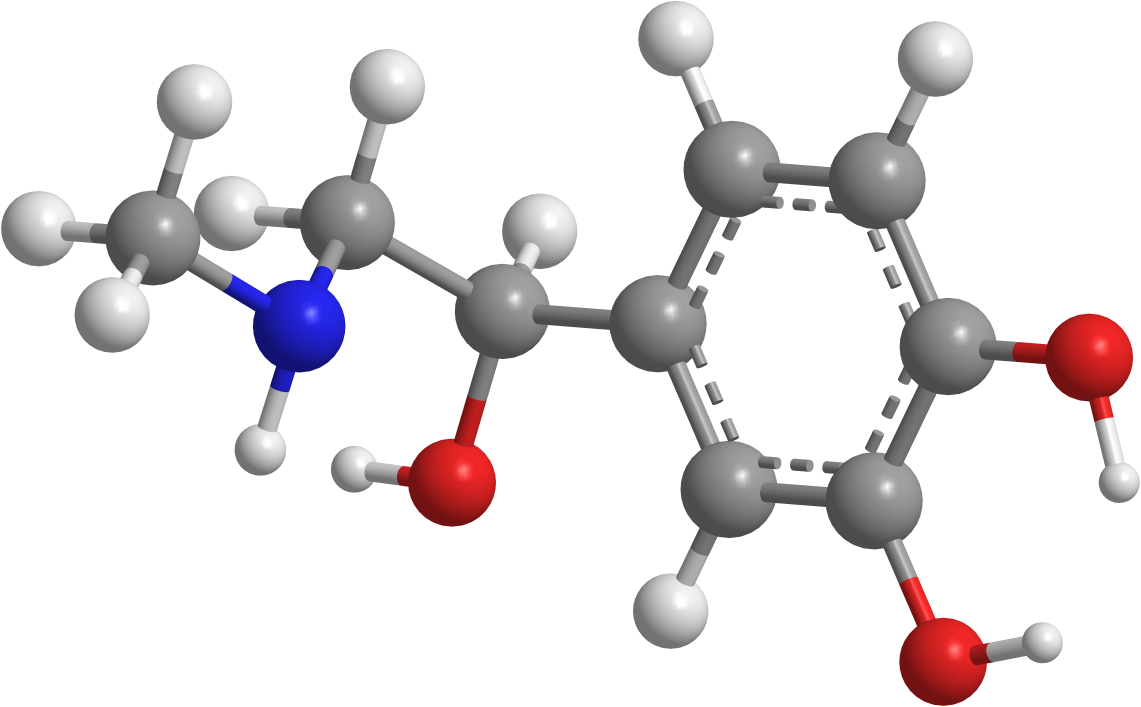
#> input picture assets/adrenaline-molecule-large.png, 5703 x 3534 px, found by its file name (shown at 1/5 size)
$ python detect.py
#> lines starting #> are read from the running program, lines starting #| are printed output that depends on the picture; after the words box and inside, x2 and y2 are one past the last pixel; in counts of white or black regions, pixels touching at a corner belong together
# ruff: noqa  -- one-off provenance script for geometry.json, kept as run
import json
import sys

import cv2
import numpy as np

img = cv2.imread(sys.argv[1] if len(sys.argv) > 1 else "assets/adrenaline-molecule-large.png")
#> img is the input picture: shape (3534, 5703, 3); mean B, G, R 228.7, 227.2, 231.1
s = 5703 / 2000
hsv = cv2.cvtColor(img, cv2.COLOR_BGR2HSV)
#> hsv: shape (3534, 5703, 3); mean H, S, V 1.2, 7.8, 232.6
H, S, V = cv2.split(hsv)
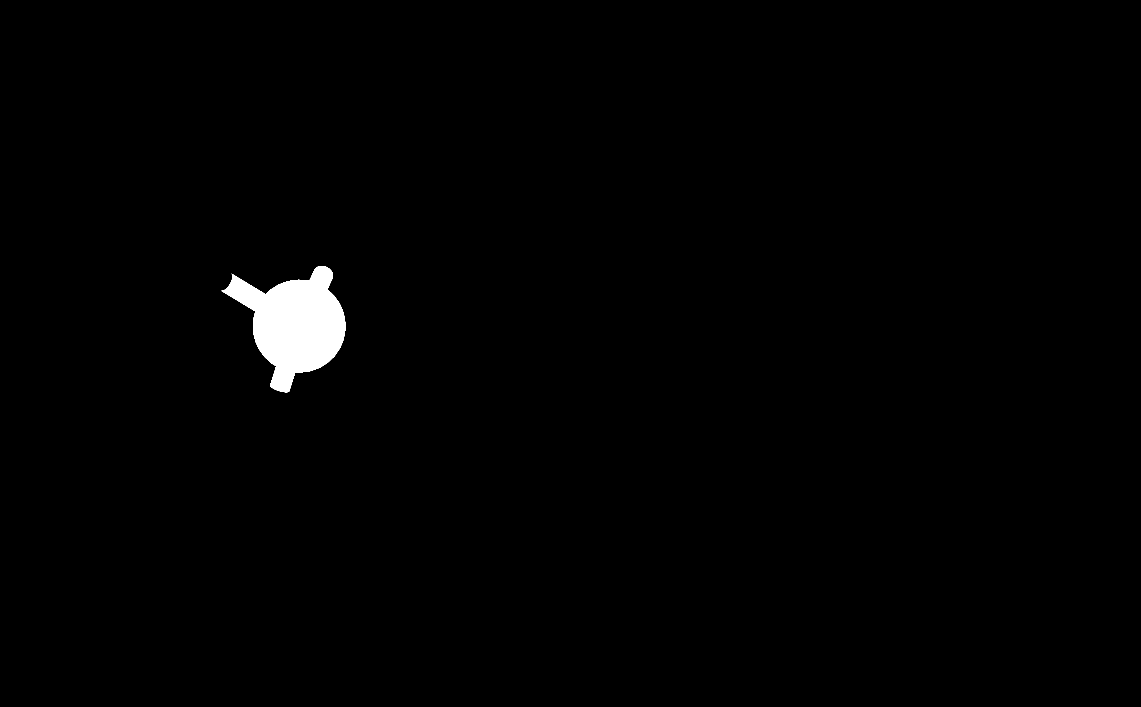
#> H: shape (3534, 5703) (shown at 1/5 size); values 0 (black) and 120 (white), 1% white; 1 white region, box (x1, y1, x2, y2) and area: (1107, 1330, 1727, 1961) 204903
fg = (img.min(axis=2) < 245).astype(np.uint8)
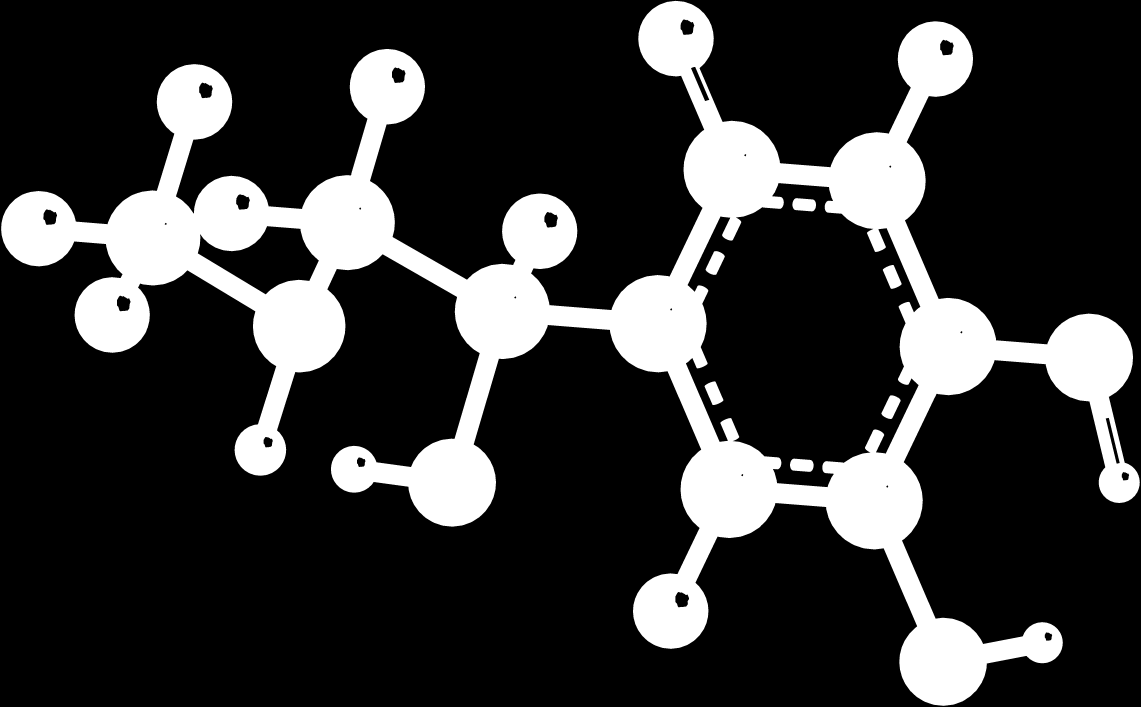
#> fg: shape (3534, 5703) (shown at 1/5 size); values 0 (black) and 1 (white), 20.7% white; 7 white regions, largest, box (x1, y1, x2, y2) and area: (5, 4, 5699, 3529) 4132009, (3528, 1255, 3624, 1374) 6769, (4407, 1977, 4503, 2095) 6728
P = 400
fg = cv2.copyMakeBorder(fg, P, P, P, P, cv2.BORDER_CONSTANT, 0)
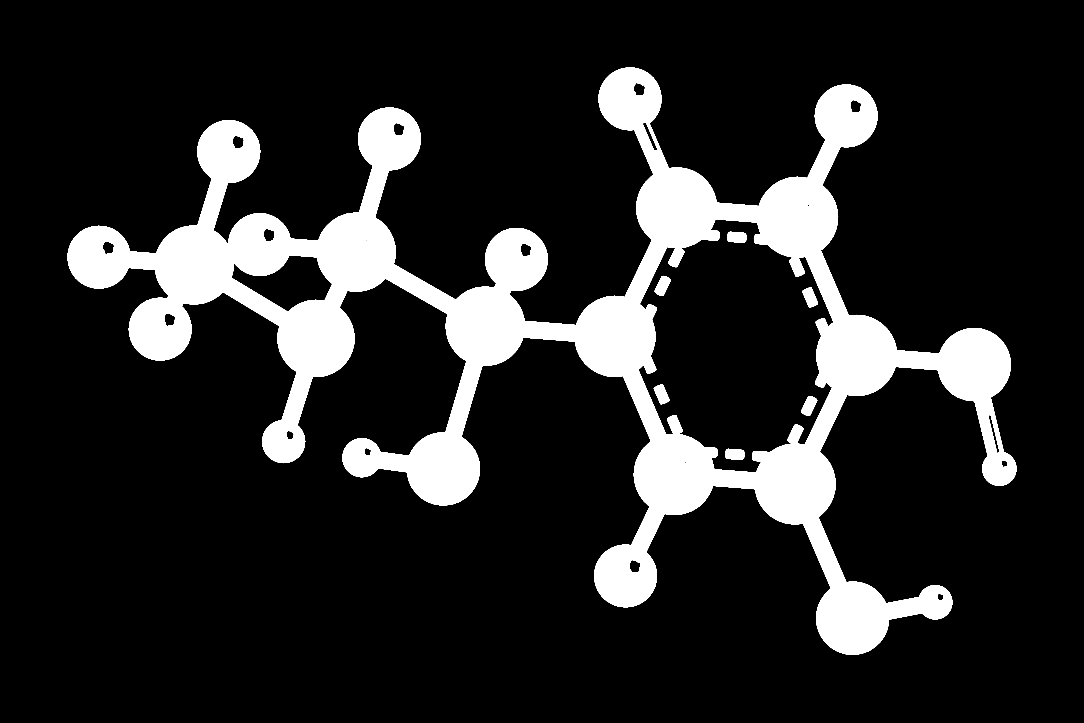
#> fg: shape (4334, 6503) (shown at 1/6 size); values 0 (black) and 1 (white), 14.8% white; 7 white regions, largest, box (x1, y1, x2, y2) and area: (405, 404, 6099, 3929) 4132009, (3928, 1655, 4024, 1774) 6769, (4807, 2377, 4903, 2495) 6728
guess = {
    "C1": (268, 415),
    "C2": (608, 390),
    "C3": (880, 545),
    "Ca": (1152, 565),
    "Cb": (1280, 295),
    "Cc": (1535, 315),
    "Cd": (1660, 605),
    "Ce": (1530, 880),
    "Cf": (1275, 855),
    "N": (522, 570),
    "O1": (790, 845),
    "O2": (1910, 620),
    "O3": (1655, 1160),
    "H1a": (340, 178),
    "H1b": (68, 400),
    "H1c": (198, 550),
    "H2a": (678, 150),
    "H2b": (405, 372),
    "H3": (945, 405),
    "HN": (455, 790),
    "HO1": (620, 822),
    "Hb": (1185, 65),
    "Hc": (1638, 100),
    "Hf": (1175, 1065),
    "HO2": (1962, 840),
    "HO3": (1820, 1125),
}
dt = cv2.distanceTransform(fg, cv2.DIST_L2, 5)
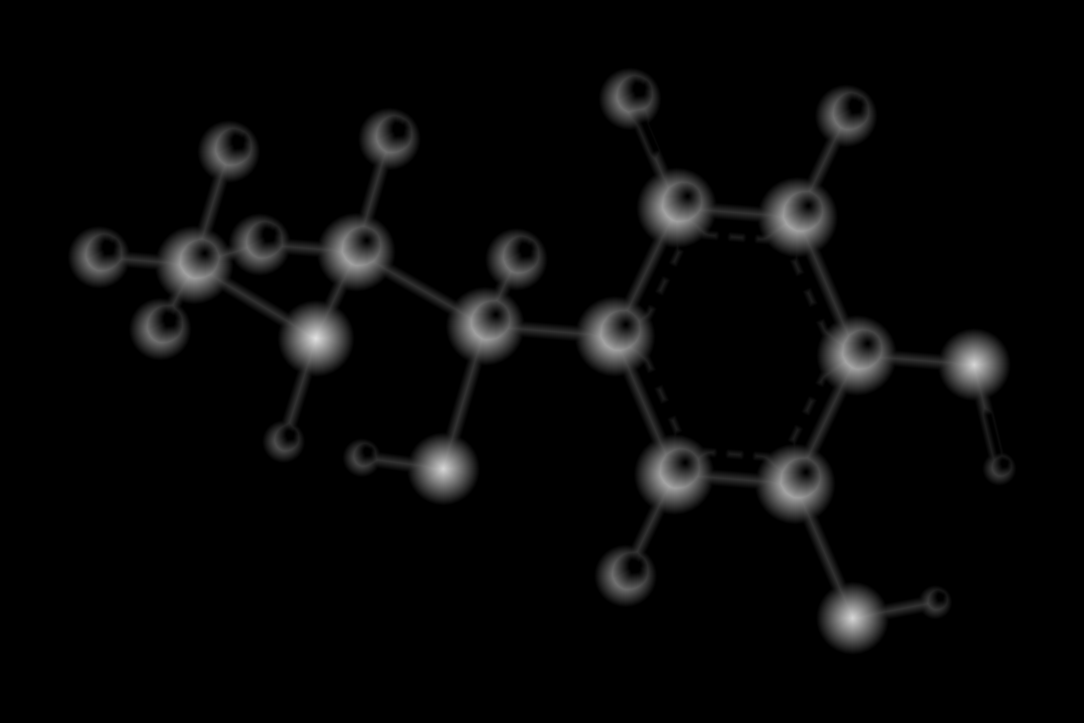
#> dt: shape (4334, 6503) float32 (shown at 1/6 size); min 0, max 226.9, mean 7.7
out = {}
for k, (x, y) in guess.items():
    X, Y = int(x * s) + P, int(y * s) + P
    r = int(60 * s)
    win = dt[Y - r : Y + r, X - r : X + r]
    # weight toward guess
    yy, xx = np.mgrid[-r:r, -r:r]
    w = win - 0.15 * np.sqrt(xx**2 + yy**2)
    iy, ix = np.unravel_index(np.argmax(w), w.shape)
    out[k] = dict(
        x=round((X - P - r + ix) / s, 1),
        y=round((Y - P - r + iy) / s, 1),
        r=round(float(win[iy, ix]) / s, 1),
    )
    print(k, out[k])
#> this loop made 26 passes
#> (iy, ix) on passes 1 to 12: (247, 141), (239, 142), (229, 126), (235, 129), (245, 148), (216, 113), (217, 112), (222, 131), (243, 141), (176, 178), (174, 178), (191, 170)
#| C1 {'x': 257.4, 'y': 441.5, 'r': 57.6}
#| C2 {'x': 597.6, 'y': 413.8, 'r': 57.4}
#| C3 {'x': 864.1, 'y': 565.3, 'r': 57.1}
#| Ca {'x': 1136.9, 'y': 587.4, 'r': 58.3}
#| Cb {'x': 1271.6, 'y': 320.9, 'r': 58.6}
#| Cc {'x': 1514.6, 'y': 330.7, 'r': 58.5}
#| Cd {'x': 1639.1, 'y': 621.1, 'r': 58.5}
#| Ce {'x': 1515.7, 'y': 897.8, 'r': 58.3}
#> (further printed lines are left out)
#> pass 1, `win = dt[Y - r : Y + r, X - r : X + r]`:
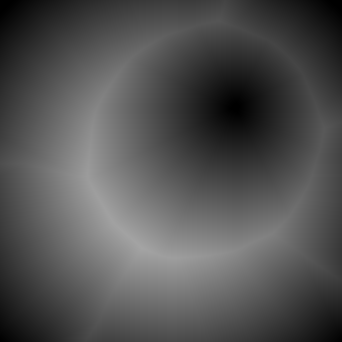
#> win: shape (342, 342) float32; min 0, max 164.3, mean 82.1
#> pass 1, `w = win - 0.15 * np.sqrt(xx**2 + yy**2)`:
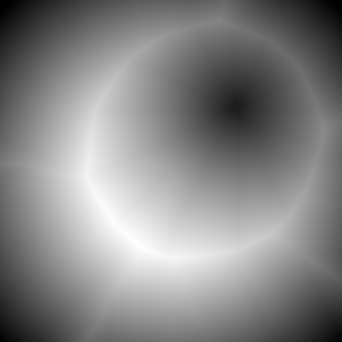
#> w: shape (342, 342) float64; min -36.27, max 152, mean 62.5; drawn with min black and max white
#> after the loop:
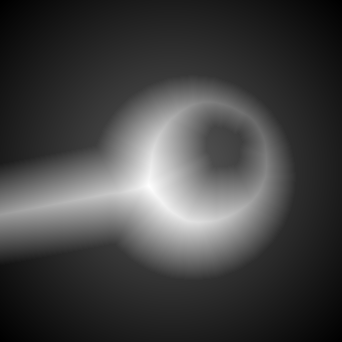
#> w: shape (342, 342) float64; min -36.27, max 62.54, mean -10.7; drawn with min black and max white
#> after the loop, out = 26 items
json.dump(out, open("detected.json", "w"), indent=1)
